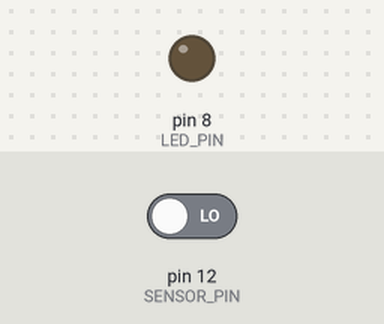
Simulated run of this sketch. Board: Arduino Uno, built with avr-gcc and run on an emulated ATmega328P. Parts: output pins drawn as LEDs (lit = HIGH). The test bench sets the inputs (shaded band); at power-on: pin 12 (SENSOR_PIN) LOW.

Above: at 0.1 s.
At 9.1 s:
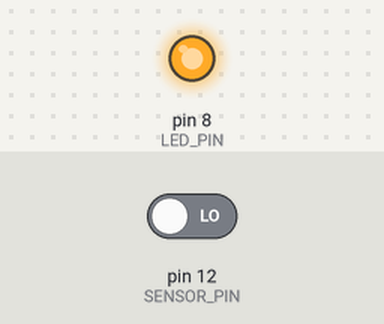
Timing chart, 0 to 11.5 s (numbered marks = the images above):
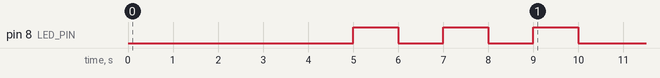

The sketch:

MotionLights.ino
```cpp
#define LED_PIN 8
#define READ_LED_PIN 13
#define SENSOR_PIN 12

#define START_DELAY 5000
#define LED_BLINK_DELAY 1000
#define DELAY_PERIOD 100
#define COUNTER_MAX  50

void setup() {
  pinMode(LED_PIN, OUTPUT);
  pinMode(SENSOR_PIN, INPUT);

  delay(START_DELAY);

  for (int i = 0; i <= 2; i++) {
    digitalWrite(LED_PIN, HIGH);
    delay(LED_BLINK_DELAY);
    digitalWrite(LED_PIN, LOW);
    delay(LED_BLINK_DELAY);
  }
}

int test() {
  return digitalRead(SENSOR_PIN);
}

void active() {
  digitalWrite(LED_PIN, HIGH);

  int counter = COUNTER_MAX;

  do {
    delay(DELAY_PERIOD);

    if (test()) {
      counter = COUNTER_MAX;
    } else {
      counter--;
    }

  } while (counter > 0);

  digitalWrite(LED_PIN, LOW);
}

void loop() {
  if (test()) {
    active();
  }

  delay(DELAY_PERIOD);
}
```
